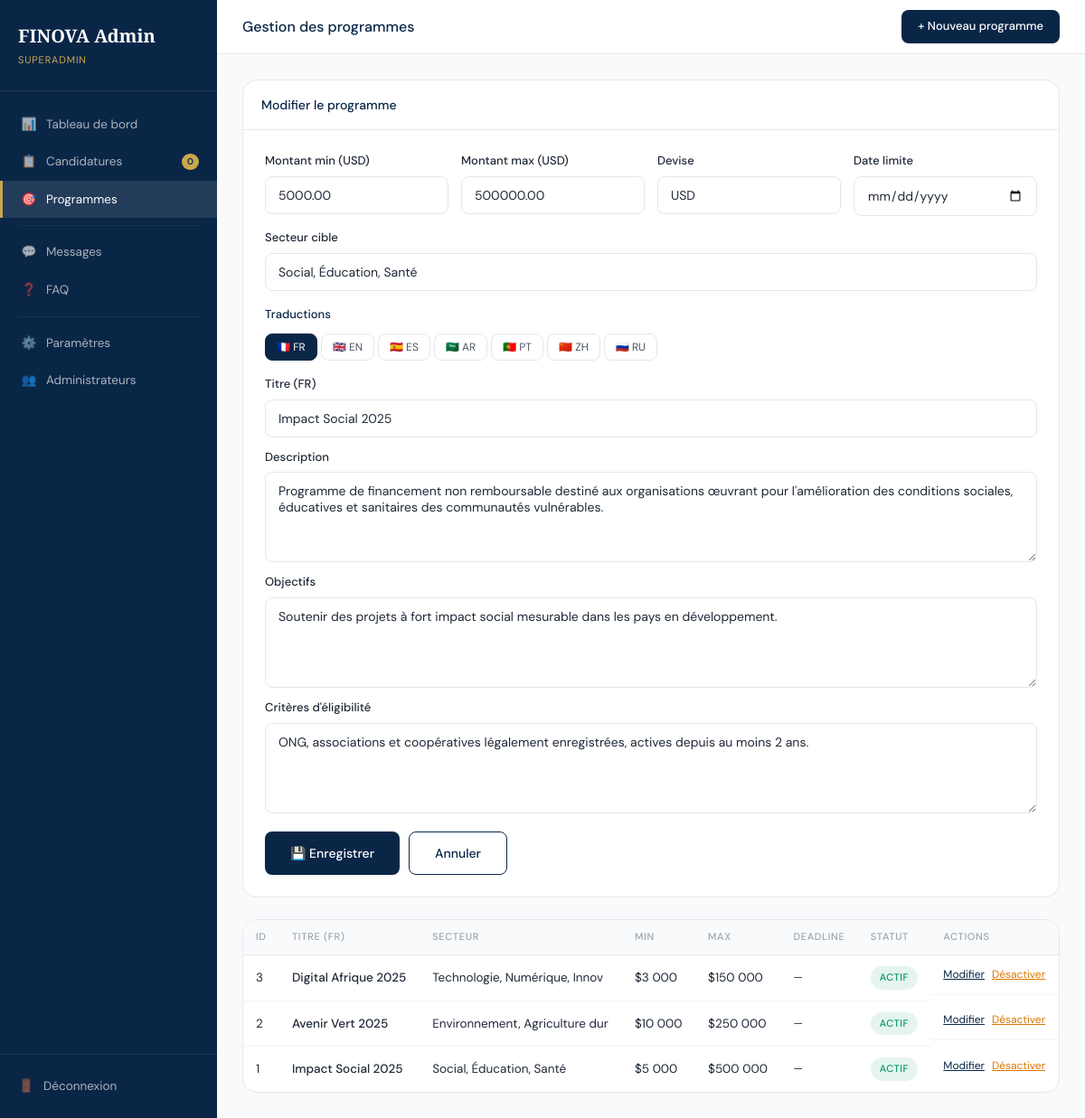
The page /admin/programs.php?edit=1 (signed in) on the database its author committed.
### tables this page shows
CREATE TABLE IF NOT EXISTS programs (
  id INT AUTO_INCREMENT PRIMARY KEY,
  slug VARCHAR(100) UNIQUE NOT NULL,
  is_active TINYINT(1) DEFAULT 1,
  max_amount DECIMAL(15,2),
  min_amount DECIMAL(15,2) DEFAULT 1000.00,
  currency VARCHAR(10) DEFAULT 'USD',
  deadline DATE,
  target_sector VARCHAR(255),
  eligibility_countries TEXT,
  created_at TIMESTAMP DEFAULT CURRENT_TIMESTAMP
);

CREATE TABLE IF NOT EXISTS program_translations (
  id INT AUTO_INCREMENT PRIMARY KEY,
  program_id INT NOT NULL,
  lang VARCHAR(10) NOT NULL,
  title VARCHAR(255),
  description TEXT,
  objectives TEXT,
  eligibility_criteria TEXT,
  FOREIGN KEY (program_id) REFERENCES programs(id) ON DELETE CASCADE,
  UNIQUE KEY unique_translation (program_id, lang)
);

### admin/programs.php (the view, shortened to what this page needs)
<?php
$db = getDB();
$adm = $db->prepare("SELECT * FROM admins WHERE id=?"); $adm->execute([$_SESSION['admin_id']]); $adm = $adm->fetch();
$programs = $db->query("
    SELECT p.*,
    (SELECT title
     FROM program_translations
     WHERE program_id = p.id
     AND lang='fr'
     LIMIT 1) as title_fr
    FROM programs p
    ORDER BY p.id DESC
")->fetchAll();
$editProg = null;
$editTrans = [];
if (isset($_GET['edit'])) {
    $s = $db->prepare("SELECT * FROM programs WHERE id=?"); $s->execute([(int)$_GET['edit']]); $editProg = $s->fetch();
    $s2 = $db->prepare("SELECT * FROM program_translations WHERE program_id=?"); $s2->execute([(int)$_GET['edit']]);
    foreach($s2->fetchAll() as $t) $editTrans[$t['lang']] = $t;
}
$pendingCount = $db->query("SELECT COUNT(*) FROM applications WHERE status='pending'")->fetchColumn();
$unreadMsgs = $db->query("SELECT COUNT(*) FROM contacts WHERE is_read=0")->fetchColumn();
?>
<!DOCTYPE html>
<html lang="fr">
<head>
<link rel="stylesheet" href="../assets/css/main.css">
</head>
<body>
<div class="admin-layout">
  <aside class="sidebar">
    <div class="sidebar-brand"><div class="brand">FINOVA Admin</div><div class="role"><?= htmlspecialchars($adm['role']??'') ?></div></div>
    <nav class="sidebar-nav">
      <a class="nav-item" href="index.php"><span class="icon">📊</span> Tableau de bord</a>
      <a class="nav-item" href="applications.php"><span class="icon">📋</span> Candidatures <span class="nav-badge"><?= $pendingCount ?></span></a>
      <a class="nav-item active" href="programs.php"><span class="icon">🎯</span> Programmes</a>
      <div class="nav-sep"></div>
      <a class="nav-item" href="messages.php"><span class="icon">💬</span> Messages <?php if($unreadMsgs>0): ?><span class="nav-badge"><?= $unreadMsgs ?></span><?php endif; ?></a>
      <a class="nav-item" href="faq.php"><span class="icon">❓</span> FAQ</a>
      <div class="nav-sep"></div>
      <a class="nav-item" href="settings.php"><span class="icon">⚙️</span> Paramètres</a>
      <a class="nav-item" href="admins.php"><span class="icon">👥</span> Administrateurs</a>
    </nav>
    <div class="sidebar-bottom"><a href="logout.php" class="nav-item" style="padding:8px 0;border:none"><span class="icon">🚪</span> Déconnexion</a></div>
  </aside>
  <main class="admin-main">
    <div class="admin-topbar">
      <span class="topbar-title">Gestion des programmes</span>
      <a href="programs.php?new=1" class="btn btn-primary btn-sm">+ Nouveau programme</a>
    </div>
    <div class="admin-content">
      <?php if(isset($_GET['new']) || $editProg): ?>
      <div class="card" style="margin-bottom:24px">
        <div class="card-header"><span class="card-title"><?= $editProg ? 'Modifier le programme' : 'Nouveau programme' ?></span></div>
        <form method="POST" style="padding:24px">
          <div style="display:grid;grid-template-columns:1fr 1fr 1fr 1fr;gap:14px;margin-bottom:16px">
            <div class="form-group"><label class="form-label">Montant min (USD)</label><input type="number" name="min_amount" class="form-control" value="<?= $editProg['min_amount']??1000 ?>" required></div>
            <div class="form-group"><label class="form-label">Montant max (USD)</label><input type="number" name="max_amount" class="form-control" value="<?= $editProg['max_amount']??500000 ?>" required></div>
            <div class="form-group"><label class="form-label">Devise</label><input type="text" name="currency" class="form-control" value="<?= htmlspecialchars($editProg['currency']??'USD') ?>"></div>
            <div class="form-group"><label class="form-label">Date limite</label><input type="date" name="deadline" class="form-control" value="<?= $editProg['deadline']??'' ?>"></div>
            <div class="form-group" style="grid-column:1/-1"><label class="form-label">Secteur cible</label><input type="text" name="target_sector" class="form-control" value="<?= htmlspecialchars($editProg['target_sector']??'') ?>" placeholder="Ex: Social, Éducation, Santé"></div>
          </div>
          <div style="margin-top:16px">
            <div style="font-size:13px;font-weight:500;color:var(--navy);margin-bottom:10px">Traductions</div>
            <div class="lang-tabs">
              <?php foreach(['fr'=>'🇫🇷 FR','en'=>'🇬🇧 EN','es'=>'🇪🇸 ES','ar'=>'🇸🇦 AR','pt'=>'🇵🇹 PT','zh'=>'🇨🇳 ZH','ru'=>'🇷🇺 RU'] as $lcode=>$lname): ?>
              <button type="button" class="lang-tab <?= $lcode==='fr'?'active':'' ?>" onclick="showLang('<?= $lcode ?>')"><?= $lname ?></button>
              <?php endforeach; ?>
            </div>
            <?php foreach(['fr','en','es','ar','pt','zh','ru'] as $lcode): ?>
            <div class="lang-panel <?= $lcode==='fr'?'active':'' ?>" id="lang-<?= $lcode ?>">
              <div style="display:grid;grid-template-columns:1fr;gap:12px">
                <div class="form-group"><label class="form-label">Titre (<?= strtoupper($lcode) ?>)</label><input type="text" name="title_<?= $lcode ?>" class="form-control" value="<?= htmlspecialchars($editTrans[$lcode]['title']??'') ?>"></div>
                <div class="form-group"><label class="form-label">Description</label><textarea name="description_<?= $lcode ?>" class="form-control" rows="3"><?= htmlspecialchars($editTrans[$lcode]['description']??'') ?></textarea></div>
                <div class="form-group"><label class="form-label">Objectifs</label><textarea name="objectives_<?= $lcode ?>" class="form-control" rows="2"><?= htmlspecialchars($editTrans[$lcode]['objectives']??'') ?></textarea></div>
                <div class="form-group"><label class="form-label">Critères d'éligibilité</label><textarea name="eligibility_<?= $lcode ?>" class="form-control" rows="2"><?= htmlspecialchars($editTrans[$lcode]['eligibility_criteria']??'') ?></textarea></div>
              </div>
            </div>
            <?php endforeach; ?>
          </div>
          <div style="margin-top:20px;display:flex;gap:10px">
            <button type="submit" class="btn btn-primary">💾 Enregistrer</button>
            <a href="programs.php" class="btn btn-outline">Annuler</a>
          </div>
        </form>
      </div>
      <?php endif; ?>
      <div class="card">
        <div style="overflow-x:auto">
          <table class="table">
            <thead><tr><th>ID</th><th>Titre (FR)</th><th>Secteur</th><th>Min</th><th>Max</th><th>Deadline</th><th>Statut</th><th>Actions</th></tr></thead>
            <tbody>
              <?php foreach($programs as $prog): ?>
              <tr>
                <td><?= $prog['id'] ?></td>
                <td style="font-weight:500"><?= htmlspecialchars($prog['title_fr']??'—') ?></td>
                <td><?= htmlspecialchars(substr($prog['target_sector']??'',0,30)) ?></td>
                <td>$<?= number_format($prog['min_amount'],0,',',' ') ?></td>
                <td>$<?= number_format($prog['max_amount'],0,',',' ') ?></td>
                <td style="font-size:12px"><?= $prog['deadline'] ? date('d/m/Y',strtotime($prog['deadline'])) : '—' ?></td>
                <td><span class="badge badge-status <?= $prog['is_active']?'badge-approved':'badge-rejected' ?>"><?= $prog['is_active']?'Actif':'Inactif' ?></span></td>
                <td style="display:flex;gap:8px">
                  <a href="?edit=<?= $prog['id'] ?>" style="font-size:12px;color:var(--navy);text-decoration:underline">Modifier</a>
                  <a href="?toggle=<?= $prog['id'] ?>" style="font-size:12px;color:var(--warning);text-decoration:underline" onclick="return confirm('Changer le statut ?')"><?= $prog['is_active']?'Désactiver':'Activer' ?></a>
                </td>
              </tr>
              <?php endforeach; ?>
            </tbody>
          </table>
        </div>
      </div>
    </div>
  </main>
</div>
</body>
</html>

### assets/css/main.css (style rules this page uses)
:root { --navy: #0A2647; --navy-light: #144272; --gold: #C9A84C; --gold-light: #E8C97D; --cream: #F8F5EF; --white: #FFFFFF; --gray-50: #F9FAFB; --gray-100: #F3F4F6; --gray-200: #E5E7EB; --gray-400: #9CA3AF; --gray-600: #4B5563; --gray-800: #1F2937; --success: #059669; --warning: #D97706; --danger: #DC2626; --info: #2563EB; --font-serif: 'Cormorant Garamond', Georgia, serif; --font-sans: 'DM Sans', system-ui, sans-serif; --radius: 8px; --radius-lg: 16px; --shadow: 0 1px 3px rgba(0,0,0,.08), 0 4px 16px rgba(0,0,0,.06); --shadow-lg: 0 8px 32px rgba(10,38,71,.12); --transition: .22s ease; }
*, *::before, *::after { box-sizing: border-box; margin: 0; padding: 0; }
html { scroll-behavior: smooth; }
body { font-family: var(--font-sans); font-size: 15px; line-height: 1.6; color: var(--gray-800); background: var(--white); }
a { color: inherit; text-decoration: none; }
input, textarea, select, button { font-family: inherit; }
.badge { display: inline-flex; align-items: center; gap: 6px; padding: 6px 14px; border-radius: 100px; font-size: 12px; font-weight: 500; letter-spacing: .04em; text-transform: uppercase; }
.badge-status { font-size: 11px; padding: 4px 10px; }
.badge-approved { background: rgba(5,150,105,.1); color: var(--success); }
.btn { display: inline-flex; align-items: center; gap: 8px; padding: 12px 28px; border-radius: var(--radius); font-size: 14px; font-weight: 500; cursor: pointer; border: none; transition: var(--transition); white-space: nowrap; }
.btn-primary { background: var(--navy); color: var(--white); }
.btn-outline { background: transparent; color: var(--navy); border: 1.5px solid var(--navy); }
.btn-sm { padding: 8px 18px; font-size: 13px; }
.form-group { display: flex; flex-direction: column; gap: 6px; }
.form-label { font-size: 13px; font-weight: 500; color: var(--gray-700); }
.form-control { padding: 11px 14px; border: 1.5px solid var(--gray-200); border-radius: var(--radius); font-size: 14px; color: var(--gray-800); background: var(--white); transition: var(--transition); outline: none; width: 100%; }
.form-control::placeholder { color: var(--gray-400); }
textarea.form-control { resize: vertical; min-height: 100px; }

### rows shown on the page
programs: min_amount "5000.00", max_amount "500000.00", currency "USD", target_sector "Social, Éducation, Santé", id "1", title_fr "Impact Social 2025", min_amount "5 000", max_amount "500 000", is_active "ACTIF"
program_translations: title_fr "Impact Social 2025", description "Programme de financement non remboursable destiné aux organisations œuvrant pour l'amélioration des conditions sociales, éducatives et sanitaires des communautés vulnérables.", objectives "Soutenir des projets à fort impact social mesurable dans les pays en développement.", eligibility_criteria "ONG, associations et coopératives légalement enregistrées, actives depuis au moins 2 ans."
programs: id "3", title_fr "Digital Afrique 2025", target_sector "Technologie, Numérique, Innov", min_amount "3 000", max_amount "150 000", is_active "ACTIF"
programs: id "2", title_fr "Avenir Vert 2025", target_sector "Environnement, Agriculture dur", min_amount "10 000", max_amount "250 000", is_active "ACTIF"

### other values the page prints
$adm['role'] "SUPERADMIN"
$pendingCount "0"
$lname "🇫🇷 FR"
$lname "🇬🇧 EN"
$lname "🇪🇸 ES"
$lname "🇸🇦 AR"
$lname "🇵🇹 PT"
$lname "🇨🇳 ZH"
$lname "🇷🇺 RU"
$lcode "FR"
